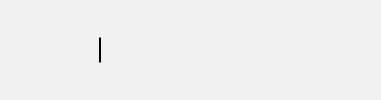
Frame 1 (no input)
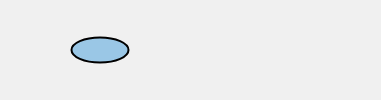
Frame 60 (no input)
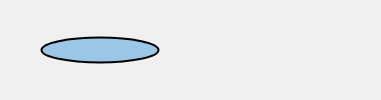
Frame 120 (the mouse pressed at the canvas centre since frame 60)

The p5.js sketch that drew these frames (run headless with seeded random() and noise() and a simulated clock; from frame 60 on, the mouse is pressed at the canvas centre):

// p5.js sketch
// ── sketch.js
//Moving No Flash Ball
var counter = 0; //declare counter to be 0
var balldir = false; //declaring balldir as a variable. can set to true or false.
                    //will change in if statement
function setup() {
  createCanvas(381,100);
                 }

function draw() {
//STYLES
  //noStroke();
  strokeWeight(2);
    //stroke("indigo")
  background(240);
    /* background in the draw function(infinite loop) will redraw the color so the ball doesn't leave a trail of black behind it. */
  console.log(counter);
  ellipse(100, height/2,counter,25);
    //the ball. counter is the x coord.
    //starts on L edge, 0x
    //since it starts at 0 as declared globally
    // the height/2 put the y coord in the middle

  if(counter < 0) { //limitone: if counter is less than 0,
    balldir = true; //balldir = true, meaning it goes forward
    console.log("left hit: " + counter)};

  if(counter > width) { //limittwo: if bigger than the width
  balldir = false; //balldir = false, it goes backward
  console.log("right hit: " + counter)};
    //ball bounce back pt1
    //when the ball x coord becomes greater than the width, balldir becomes false.
    //width = R edge of canvas = 381 in this case

//FAST bounce back (faster code)
  if(balldir == true) {
  counter = counter + 1;}
  else{(counter = counter - 1); } //aka balldir = false
    //ball bounce back pt2
    //counter = counter - 1
    //makes the ball reverse direction on reaching R edge of canvas.

  if(counter >= 0 && counter <= 127) {fill(154,199,230)}          //0-127x: ball is blue
  else if(counter > 127 && counter <= 254) {fill("mediumorchid")}//128-254: pink
  else if(counter > 254 && counter < width){fill("darkcyan")}   //255-381: darkblue
  else{ fill("yellow")}
    //ball won't flash anymore because "=" has been added
    // ">=" means 0-127  127-254  254-381(width)
    //else defined as yellow
    //meaning, if it's not flashing in browser, it was done correctly
                }
